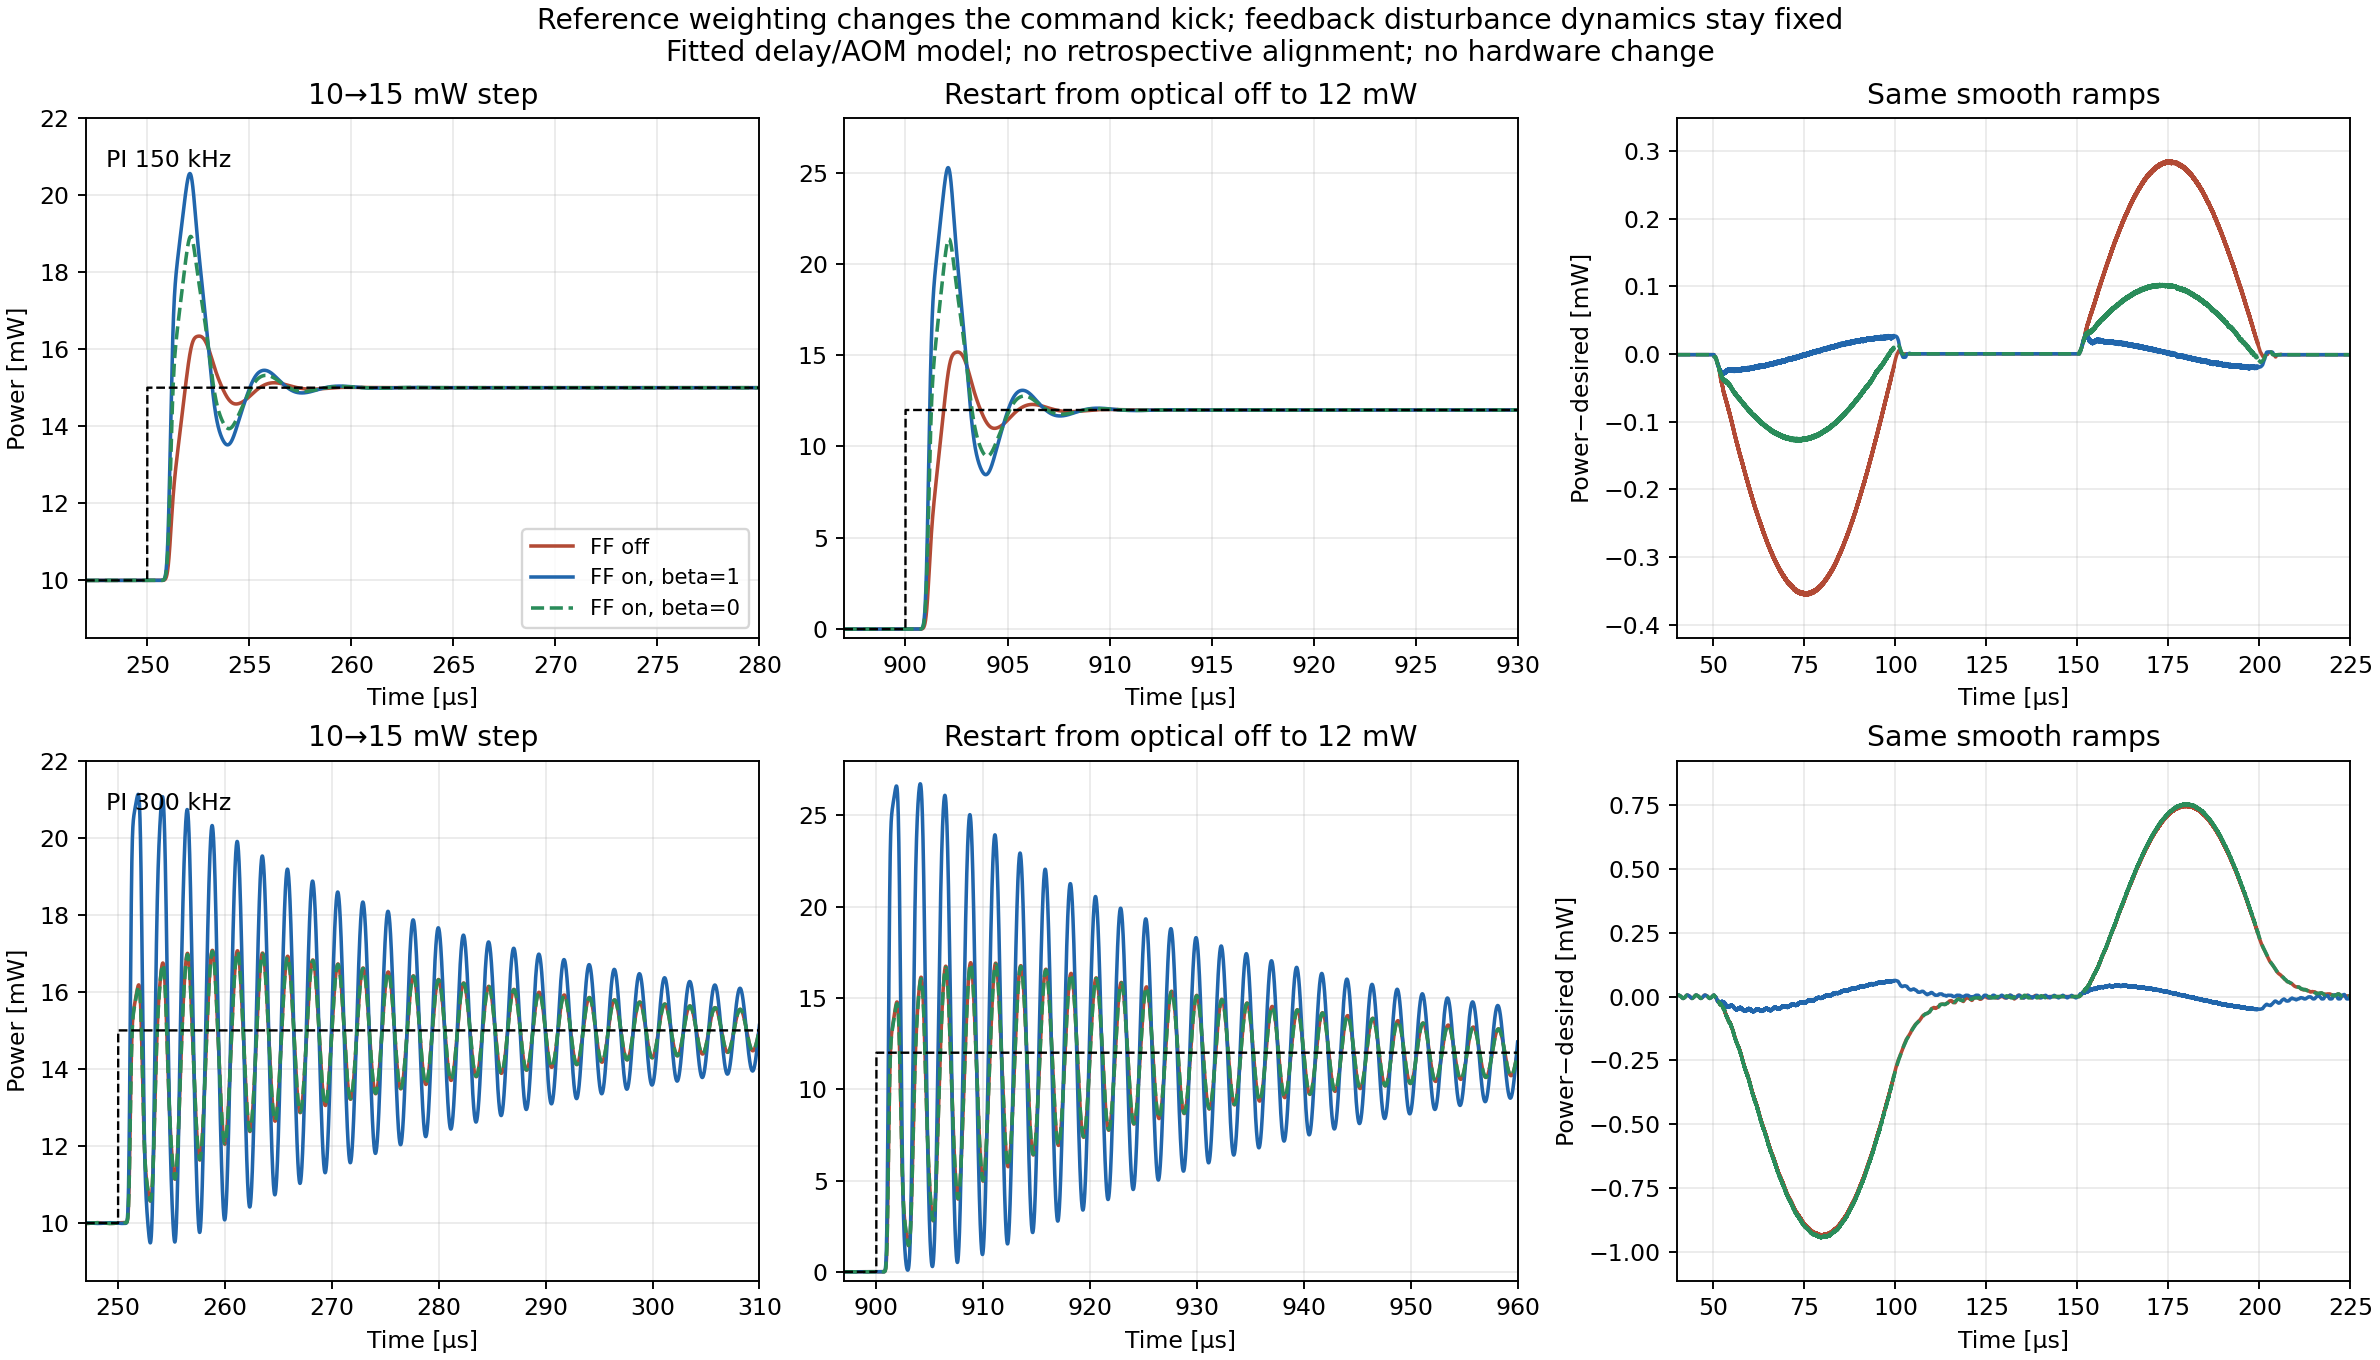

This figure's Python source:
"""Compare PI reference tracking with identical disturbance-rejection dynamics.

No hardware access. Reuses the fitted model and shot from tracking_simulation.py.
Only the proportional reference weight changes; the integral sees full error.
Run here with Python, NumPy, SciPy and Matplotlib; Numba is optional acceleration.
"""
from pathlib import Path
import hashlib
import json
import math
import numpy as np
import matplotlib
matplotlib.use('Agg')
import matplotlib.pyplot as plt
from tracking_simulation import desired_power, metrics

HERE = Path(__file__).resolve().parent


def pi_kernel(reference, dt_s, weights, first_lag, kp, integral_rate_s,
              feedforward, beta, effective_power_mW, alpha_rad_per_code,
              maximum_command, sensor_min_mW, sensor_max_mW):
    """u_virtual=FF*r+Kp*(beta*r-y)+I; dI/dt=Kp*omega_i*(r-y).

    Keeping the full reference error in dI/dt is essential: weighting both
    terms would change the intended controller and its steady-state setpoint.
    """
    count = len(reference)
    lag = first_lag+len(weights)-1
    history = np.full(count+lag, reference[0])
    power, sensed, command = np.empty(count), np.empty(count), np.empty(count)
    rail, outside = np.zeros(count, np.bool_), np.zeros(count, np.bool_)
    integral = reference[0]*(1-feedforward-kp*(beta-1))
    fraction_limit = math.sin(alpha_rad_per_code*maximum_command)**2
    power_step_mW = 200./65536
    for n in range(count):
        y = 0.
        for j in range(len(weights)):
            y += weights[j]*history[n+lag-first_lag-j]
        power[n] = y
        outside[n] = reference[n] > 0 and (y < sensor_min_mW or y > sensor_max_mW)
        measured = round(min(sensor_max_mW, max(sensor_min_mW, y))/power_step_mW)*power_step_mW
        sensed[n] = measured
        proportional = max(-400., min(400., kp*(beta*reference[n]-measured)))
        feedback = max(-400., min(400., proportional+integral))
        fraction = (feedforward*reference[n]+feedback)/effective_power_mW
        high, low = fraction >= fraction_limit, fraction <= 0
        if reference[n] == 0:
            u, integral = 0., 0.
        else:
            rail[n] = high or low
            fraction = round(min(fraction_limit, max(0., fraction))*65536)/65536
            u = min(maximum_command, round(math.asin(math.sqrt(fraction))/alpha_rad_per_code))
            increment = dt_s*kp*integral_rate_s*(reference[n]-measured)
            if not ((high and increment > 0) or (low and increment < 0)):
                integral = min(400., max(-400., integral+increment))
        command[n] = u
        history[n+lag] = effective_power_mW*math.sin(alpha_rad_per_code*u)**2
    return power, sensed, command, rail, outside


try:
    from numba import njit
    run_kernel = njit(cache=True)(pi_kernel)
except ImportError:
    run_kernel = pi_kernel


def simulate(preset, model, feedforward, beta, dt_s):
    t = np.arange(round(1.1e-3/dt_s))*dt_s
    reference = np.rint(desired_power(t)/model['power_quantization_mW'])*model['power_quantization_mW']
    sigma_s = 1/(np.sqrt(2)*np.pi*model['gaussian_amplitude_1e_frequency_hz'])
    delay_s = model['effective_plant_delay_s']+preset['additional_fast_path_delay_s']
    first_lag = max(1, int(np.floor((delay_s-5*sigma_s)/dt_s)))
    last_lag = int(np.ceil((delay_s+5*sigma_s)/dt_s))
    lags = np.arange(first_lag, last_lag+1)
    weights = np.exp(-.5*((lags*dt_s-delay_s)/sigma_s)**2)
    weights /= weights.sum()
    assert len(preset['integrator_Q24']) == 1 and not preset['lead_lag_enabled']
    kp = preset['kp_Q12']/4096
    integral_rate_s = preset['integrator_Q24'][0]/2**24*122.88e6
    power, sensed, command, rail, outside = run_kernel(
        reference, dt_s, weights, first_lag, kp, integral_rate_s,
        float(feedforward), beta, model['estimated_effective_input_power_mW'],
        model['alpha_rad_per_code'], model['maximum_command_codes'],
        model['sensor_min_mW'], model['sensor_max_mW'])
    return dict(time_s=t, reference_mW=reference, power_mW=power, measured_mW=sensed,
                command_codes=command, clipped=rail, sensor_outside=outside,
                sensor_min_mW=model['sensor_min_mW'], smooth_shot=False)


def rising_edge_metrics(record, start_us, stop_us):
    """10–90% first rise, peak overshoot, and persistent ±2% settling.

    Thresholds use step height. Settling must hold until the next transition;
    None means the trace did not settle within the available record interval.
    """
    time_us = record['time_s']*1e6
    indices = np.flatnonzero((time_us >= start_us) & (time_us < stop_us))
    initial = record['reference_mW'][indices[0]-1]
    final = record['reference_mW'][indices[0]]
    step = final-initial
    assert step > 0
    t = time_us[indices]-start_us
    y = record['power_mW'][indices]

    def crossing(level):
        hits = np.flatnonzero(y >= initial+level*step)
        if not len(hits):
            return None
        k = hits[0]
        if k == 0:
            return float(t[0])
        return float(t[k-1]+(t[k]-t[k-1])*(initial+level*step-y[k-1])/(y[k]-y[k-1]))

    t10, t90 = crossing(.1), crossing(.9)
    bad = np.flatnonzero(np.abs(y-final) > .02*step)
    settled_us = float(t[bad[-1]+1]) if len(bad) and bad[-1]+1 < len(t) else None
    if not len(bad):
        settled_us = float(t[0])
    return dict(initial_mW=float(initial), final_mW=float(final),
                command_to_10_percent_us=t10, command_to_90_percent_us=t90,
                rise_10_to_90_us=None if t10 is None or t90 is None else t90-t10,
                overshoot_percent=float(100*(y.max()-final)/step),
                peak_power_mW=float(y.max()), settling_2_percent_us=settled_us,
                interval_rms_error_mW=float(np.sqrt(np.mean((y-final)**2))))


def main():
    source = json.loads((HERE/'tracking_simulation.json').read_text())
    model = source['model']
    presets = json.loads((HERE/'controller_starting_points.json').read_text())
    labels = ('FF off', 'FF on, beta=1', 'FF on, beta=0')
    choices = ((False, 1.), (True, 1.), (True, 0.))
    names = ('PI_150k_fallback', 'PI')
    rows, traces, convergence = [], {}, []
    for name in names:
        for label, (ff, beta) in zip(labels, choices):
            record = simulate(presets[name], model, ff, beta, model['timestep_s'])
            row = dict(controller=name, case=label, feedforward=ff, beta=beta,
                       **metrics(record),
                       step_10_to_15_mW=rising_edge_metrics(record, 250, 400),
                       restart_0_to_12_mW=rising_edge_metrics(record, 900, 1100))
            rows.append(row)
            traces[name, label] = record
            if beta == 0:
                fine = simulate(presets[name], model, ff, beta, model['timestep_s']/2)
                convergence.append(dict(controller=name,
                    rms_change_fraction=metrics(fine)['rms_all_mW']/row['rms_all_mW']-1,
                    waveform_rms_difference_mW=float(np.sqrt(np.mean(
                        (fine['power_mW'][::2]-record['power_mW'])**2)))))
            else:
                old = next(x for x in source['results'] if x['controller'] == name and
                           x['feedforward'] == ff and x['scale_error_fraction'] == 0 and
                           x['assumed_detector_noise_rms_mW'] == 0)
                assert abs(old['rms_all_mW']-row['rms_all_mW']) < 1e-10, 'Standard cases changed.'
            print(name, label, row['rms_all_mW'], row['step_10_to_15_mW'], flush=True)
    result = dict(model=model, equations={
        'command': 'u_virtual=FF*r+Kp*(beta*r-y)+I',
        'integral': 'dI/dt=Kp*omega_i*(r-y)',
        'reference_response': 'Y/R=P*(FF+beta*Kp+Ki/s)/(1+P*(Kp+Ki/s))',
        'disturbance_controller': 'Kp+Ki/s unchanged for every beta and FF setting'},
        results=rows, convergence=convergence,
        source_sha256={name:hashlib.sha256((HERE/name).read_bytes()).hexdigest()
                       for name in ('tracking_simulation.json','controller_starting_points.json')})
    (HERE/'setpoint_weighting_simulation.json').write_text(json.dumps(result, indent=2))
    fig, axes = plt.subplots(2, 3, figsize=(14, 8), constrained_layout=True)
    colors = ('#b24a35','#2166ac','#2a8c5a')
    for row_index, name in enumerate(names):
        visible_errors = []
        for label, color in zip(labels, colors):
            record = traces[name, label]
            t = record['time_s']*1e6
            style = '--' if label == labels[2] else '-'
            axes[row_index,0].plot(t, record['power_mW'], color=color, ls=style, label=label)
            axes[row_index,1].plot(t, record['power_mW'], color=color, ls=style)
            error = record['power_mW']-record['reference_mW']
            axes[row_index,2].plot(t, error, color=color, ls=style)
            visible_errors.append(error[(t >= 40) & (t <= 225)])
        axes[row_index,0].plot(t, record['reference_mW'], 'k--', lw=1)
        axes[row_index,1].plot(t, record['reference_mW'], 'k--', lw=1)
        axes[row_index,0].set(xlim=(247, 280 if row_index == 0 else 310),
                              ylim=(8.5,22), ylabel='Power [mW]', title='10→15 mW step')
        axes[row_index,1].set(xlim=(897,930 if row_index == 0 else 960),
                              ylim=(-.5,28), title='Restart from optical off to 12 mW')
        visible_errors = np.concatenate(visible_errors)
        span = max(.05, np.ptp(visible_errors))
        axes[row_index,2].set(xlim=(40,225),
                              ylim=(visible_errors.min()-.1*span, visible_errors.max()+.1*span),
                              ylabel='Power−desired [mW]', title='Same smooth ramps')
        axes[row_index,0].text(.03,.94,'PI 150 kHz' if row_index == 0 else 'PI 300 kHz',
                               transform=axes[row_index,0].transAxes, va='top')
        for ax in axes[row_index]:
            ax.set_xlabel('Time [µs]'); ax.grid(alpha=.25)
    axes[0,0].legend(fontsize=9,loc='lower right')
    fig.suptitle('Reference weighting changes the command kick; feedback disturbance dynamics stay fixed\n'
                 'Fitted delay/AOM model; no retrospective alignment; no hardware change')
    fig.savefig(HERE/'setpoint_weighting_simulation.png',dpi=170)
    plt.close(fig)
    lines = ['# PI feedforward and proportional setpoint weighting', '',
        'This is an offline comparison; no RTL, bitstream or board settings changed. It uses the same mixed shot, fitted AOM and readout-band plant as `tracking_simulation.py`, including 44.759 ns added processing. Each case begins at the same settled 8 mW. Zero target resets the integral; restart therefore tests a separate practical condition.', '',
        'The weighted controller is `u_virtual = FF*r + Kp*(beta*r-y) + I`, with `dI/dt = Ki*(r-y)` and `Ki=Kp*omega_i`. The integral always receives the full error. Consequently the disturbance-rejection denominator `1+P*(Kp+Ki/s)` is unchanged. The reference numerator becomes `P*(FF+beta*Kp+Ki/s)`.', '',
        '| Controller | Case | First 10–90% rise [µs] | Step overshoot [%] | ±2% settle [µs] | Whole mixed-shot RMS [mW] |',
        '|---|---|---:|---:|---:|---:|']
    for row in rows:
        edge=row['step_10_to_15_mW']
        settle=edge['settling_2_percent_us']
        lines.append(f"| {row['controller']} | {row['case']} | {edge['rise_10_to_90_us']:.3f} | {edge['overshoot_percent']:.1f} | {'not settled' if settle is None else f'{settle:.2f}'} | {row['rms_all_mW']:.5f} |")
    lines += ['', 'Feedforward gives a faster initial rise in this model. The worse overall error comes from the larger overshoot and ringing after arrival. Weighting the proportional reference reduces this kick, but does not eliminate it.', '',
        'Rise time uses the first threshold crossings and does not imply that the power stays at its target. Overshoot is a percentage of the 5 mW step, not of the final 15 mW power. Overshoot and settling are evaluated over the entire 150 µs plateau. RMS is calculated over the unchanged 1.1 ms physical timeline, including ramps, steps, off and restart. Actual modeled optical/readout power is scored; clipping and sensor-range validity remain in JSON.', '',
        'For a change of target Δr before the measured power has responded, the immediate virtual-command jump is `(FF+beta*Kp)*Δr`. Standard feedforward therefore adds to the proportional jump. Choosing beta=0 removes that proportional reference kick, but the integral continues charging while propagation delays the response. Approximately `Ki*Δr*delay` additional virtual power can accumulate during this interval, so beta=0 does not guarantee zero overshoot.', '',
        'With the 150 kHz preset, Kp≈0.353: the initial step coefficients are 0.353 (no FF), 1.353 (standard FF), and 1 (weighted FF). With the 300 kHz preset, Kp≈1.008, so no FF and weighted FF have almost the same linear reference response. Weighting can change which loop modes a pulse excites; it does not improve the stability margins of those modes.', '',
        'A slower desired waveform or a separate causal reference prefilter can limit excitation without reducing disturbance feedback gain. A model-following feedforward term would require a separately identified plant and an explicit choice of desired tracking dynamics; exact cancellation of an unknown pure delay cannot be causal. No such filter is implemented here.', '',
        'These are nominal-model predictions, not hardware validation. Sensor noise is omitted in this extra comparison; noise and ±5% scale tests for the original controller remain in `tracking_simulation.json`. The 300 kHz setting retains its very small gain margin. Only PI is tested here; extending weighting to PII/PIII requires preserving the full cascaded integral reference dynamics.', '',
        f"Both beta=0 cases were rerun at half timestep. Largest whole-shot RMS change: {100*max(abs(x['rms_change_fraction']) for x in convergence):.3f}%. The standard cases reproduce the preceding simulation's RMS to floating-point precision.", '',
        'Run `python setpoint_weighting_simulation.py` in this directory to regenerate JSON, figure and this note.']
    (HERE/'setpoint_weighting_simulation.md').write_text('\n'.join(lines)+'\n')


if __name__ == '__main__':
    main()
